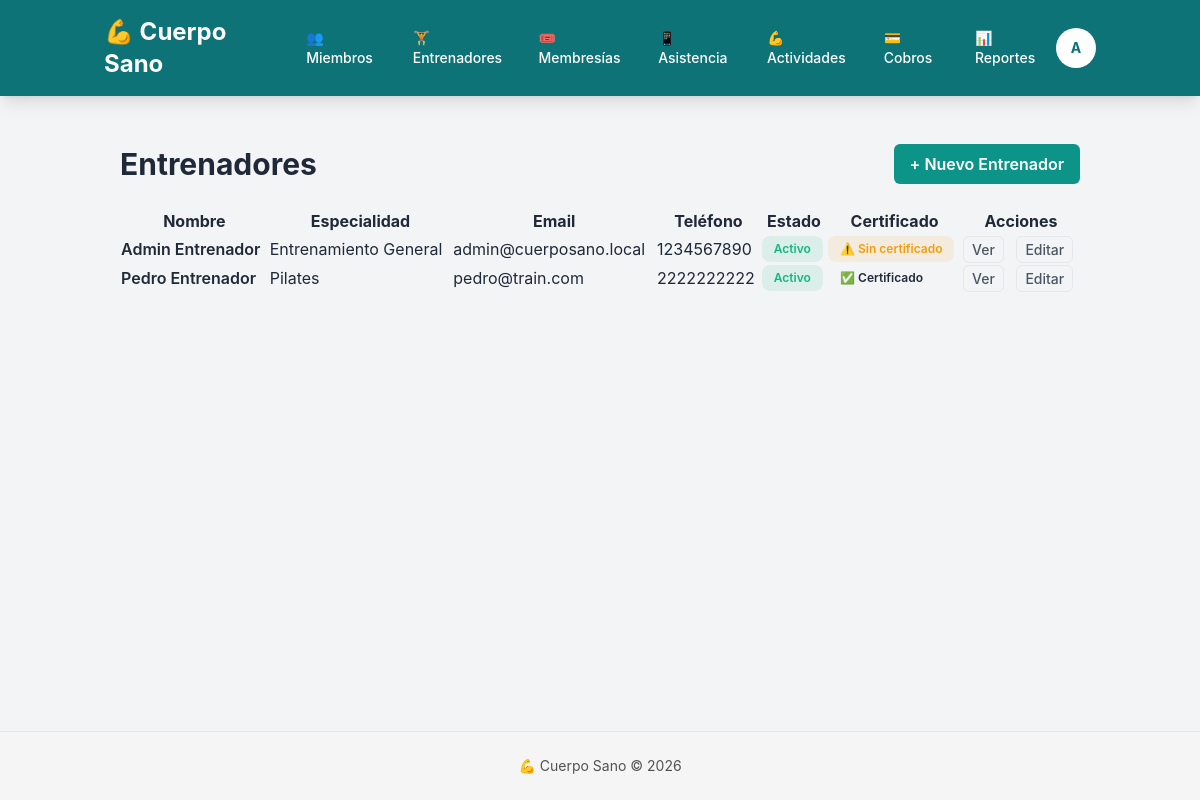
/entrenadores/ (signed in), run on an earlier commit of the app's database.
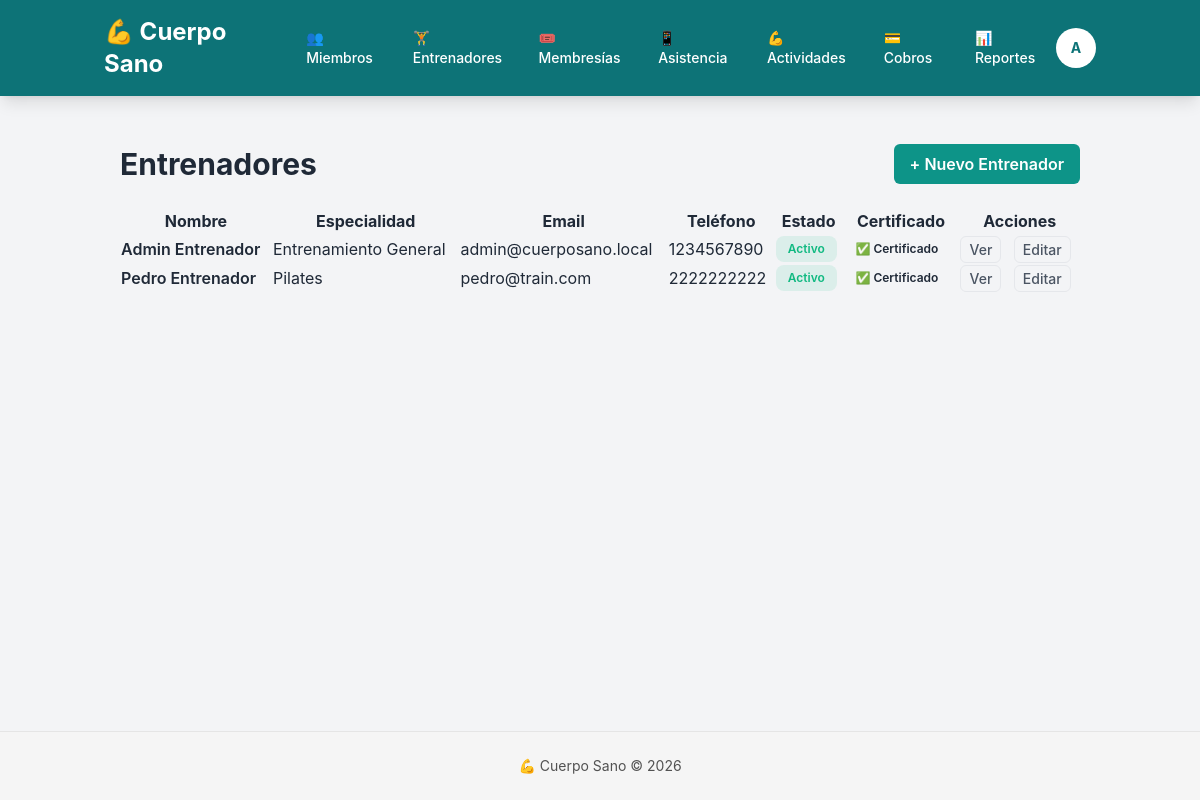
And on a later commit of the database.
### entrenadores/models.py (models this page shows, shortened)
class Entrenador(models.Model):
    usuario = models.OneToOneField(User, on_delete=models.SET_NULL, null=True, blank=True, related_name='entrenador')
    nombre = models.CharField(max_length=100)
    apellido = models.CharField(max_length=100)
    especialidad = models.CharField(max_length=100)
    telefono = models.CharField(max_length=20, blank=True)
    email = models.EmailField(blank=True)
    certificado = models.FileField(
        upload_to='certificados/entrenadores/',
        validators=[FileExtensionValidator(allowed_extensions=['pdf'])],
        help_text='PDF de certificación que acredita al entrenador',
        blank=False,
        null=True
    )
    activo = models.BooleanField(default=True)

### entrenadores/views.py (the view)
# urls.py: path('', views.lista_entrenadores, name='lista'),
@login_required
def lista_entrenadores(request):
    if not _puede_ver_entrenadores(request.user):
        return HttpResponseForbidden('No tienes permiso para ver esta página')
    entrenadores = Entrenador.objects.all().order_by('-activo', 'apellido')
    return render(request, 'entrenadores/lista.html', {'entrenadores': entrenadores})

### entrenadores/views.py (called while the page is built)
def _puede_ver_entrenadores(user):
    return user.groups.filter(name='Admin').exists()

### miembros/templatetags/custom_tags.py (called while the page is built)
@register.filter
def has_group(user, group_name):
    return user.groups.filter(name=group_name).exists()

### entrenadores/templates/entrenadores/lista.html (shortened to what this page needs)
{% extends "base.html" %}
{% block content %}
<div class="container mx-auto p-4">
    <div class="flex justify-between items-center mb-6">
        <h1 class="text-3xl font-bold">Entrenadores</h1>
        <a href="{% url 'entrenadores:crear' %}" class="btn-primary px-4 py-2 rounded-md font-semibold text-white hover:opacity-90">+ Nuevo Entrenador</a>
    </div>
    <div class="overflow-x-auto">
        {% if entrenadores %}
            <table class="table table-zebra w-full">
                <thead>
                    <tr>
                        <th>Nombre</th>
                        <th>Especialidad</th>
                        <th>Email</th>
                        <th>Teléfono</th>
                        <th>Estado</th>
                        <th>Certificado</th>
                        <th>Acciones</th>
                    </tr>
                </thead>
                <tbody>
                    {% for entrenador in entrenadores %}
                        <tr>
                            <td class="font-semibold">{{ entrenador.nombre }} {{ entrenador.apellido }}</td>
                            <td>{{ entrenador.especialidad }}</td>
                            <td>{{ entrenador.email }}</td>
                            <td>{{ entrenador.telefono }}</td>
                            <td>
                                {% if entrenador.activo %}
                                    <span class="badge badge-success">Activo</span>
                                {% else %}
                                    <span class="badge badge-danger">Inactivo</span>
                                {% endif %}
                            </td>
                            <td>
                                {% if entrenador.certificado %}
                                    <span class="badge badge-info">✅ Certificado</span>
                                {% else %}
                                    <span class="badge badge-warning">⚠️ Sin certificado</span>
                                {% endif %}
                            </td>
                            <td class="space-x-2">
                                <a href="{% url 'entrenadores:detalle' entrenador.pk %}" class="btn-ghost px-2 py-1 rounded-md text-sm hover:opacity-90">Ver</a>
                                <a href="{% url 'entrenadores:editar' entrenador.pk %}" class="btn-ghost px-2 py-1 rounded-md text-sm hover:opacity-90">Editar</a>
                            </td>
                        </tr>
                    {% endfor %}
                </tbody>
            </table>
        {% else %}
            <div class="alert alert-info">
                <p>No hay entrenadores registrados.</p>
            </div>
        {% endif %}
    </div>
</div>
{% endblock %}

What changed in the data, as far as the page shows it:
changed Entrenador "Admin": certificado "⚠️ Sin certificado" → "✅ Certificado"
